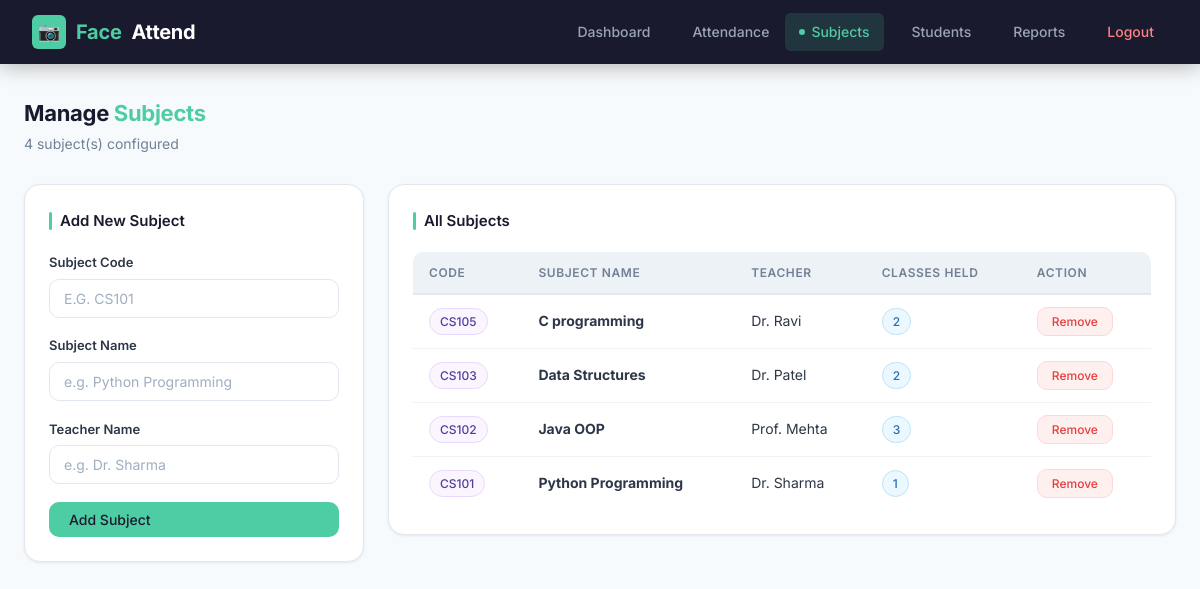
The page /subjects (signed in) on the database its author committed.
### tables this page shows
CREATE TABLE subjects (
            id            INTEGER PRIMARY KEY AUTOINCREMENT,
            subject_code  TEXT    UNIQUE NOT NULL,
            subject_name  TEXT    NOT NULL,
            teacher_name  TEXT    NOT NULL,
            created_at    TEXT    NOT NULL
        );

### app.py (the view)
@app.route("/subjects")
@login_required
def subjects_page():
    subjects = get_all_subjects()
    totals   = {r["subject_code"]: r["total_classes"]
                for r in get_total_classes_per_subject()}
    return render_template("subjects.html", subjects=subjects, totals=totals)

### app.py (called while the page is built)
def login_required(f):
    from functools import wraps
    @wraps(f)
    def decorated(*args, **kwargs):
        if "logged_in" not in session:
            return redirect(url_for("login"))
        return f(*args, **kwargs)
    return decorated

### backend/database.py (called while the page is built)
def get_connection():
    conn = sqlite3.connect(DB_PATH)
    conn.row_factory = sqlite3.Row
    return conn

def get_all_subjects():
    conn = get_connection()
    cursor = conn.cursor()
    cursor.execute("SELECT * FROM subjects ORDER BY subject_name")
    subjects = cursor.fetchall()
    conn.close()
    return subjects

def get_total_classes_per_subject():
    conn = get_connection()
    cursor = conn.cursor()
    cursor.execute("""
        SELECT subject_code, subject_name, teacher_name,
               COUNT(DISTINCT date) AS total_classes
        FROM attendance
        GROUP BY subject_code
    """)
    data = cursor.fetchall()
    conn.close()
    return data

### templates/subjects.html (shortened to what this page needs)
{% extends "base.html" %}
{% block content %}
<div class="page-header">
  <div>
    <div class="page-title">Manage <span>Subjects</span></div>
    <div class="page-subtitle">{{ subjects|length }} subject(s) configured</div>
  </div>
</div>
<div class="admin-grid">
  <div class="card" style="margin-bottom:0">
    <div class="card-title">Add New Subject</div>
    <div class="form-group">
      <label>Subject Code</label>
      <input type="text" id="code" placeholder="e.g. CS101" style="text-transform:uppercase">
    </div>
    <div class="form-group">
      <label>Subject Name</label>
      <input type="text" id="name" placeholder="e.g. Python Programming">
    </div>
    <div class="form-group">
      <label>Teacher Name</label>
      <input type="text" id="teacher" placeholder="e.g. Dr. Sharma">
    </div>
    <button class="btn btn-primary" onclick="addSubject()" style="width:100%">Add Subject</button>
  </div>
  <div class="card" style="margin-bottom:0">
    <div class="card-title">All Subjects</div>
    {% if subjects %}
    <div class="table-wrap">
    <table>
      <thead>
        <tr><th>Code</th><th>Subject Name</th><th>Teacher</th><th>Classes Held</th><th>Action</th></tr>
      </thead>
      <tbody id="subject-table">
        {% for s in subjects %}
        <tr id="row-{{ s.subject_code }}">
          <td><span class="badge badge-purple">{{ s.subject_code }}</span></td>
          <td><strong>{{ s.subject_name }}</strong></td>
          <td>{{ s.teacher_name }}</td>
          <td><span class="badge badge-blue">{{ totals.get(s.subject_code, 0) }}</span></td>
          <td>
            <button class="btn btn-danger btn-sm"
              onclick="deleteSubject('{{ s.subject_code }}','{{ s.subject_name }}')">Remove</button>
          </td>
        </tr>
        {% endfor %}
      </tbody>
    </table>
    </div>
    {% else %}
    <div class="empty-state"><p>No subjects added yet.<br>Add subjects using the form.</p></div>
    {% endif %}
  </div>
</div>
{% endblock %}

### static/style.css (style rules this page uses)
*, *::before, *::after { margin: 0; padding: 0; box-sizing: border-box; }
:root { --primary: #4ecca3; --primary-dark: #38b28e; --primary-light: #e8faf4; --dark: #1a1a2e; --dark2: #16213e; --dark3: #0f3460; --text: #2d3748; --text-muted: #718096; --text-light: #a0aec0; --bg: #f7fafc; --bg2: #edf2f7; --white: #ffffff; --border: #e2e8f0; --shadow-sm: 0 1px 3px rgba(0,0,0,.08); --shadow: 0 4px 16px rgba(0,0,0,.08); --shadow-lg: 0 8px 32px rgba(0,0,0,.12); --radius-sm: 6px; --radius: 10px; --radius-lg: 16px; --radius-xl: 24px; --success: #48bb78; --danger: #fc8181; --warning: #f6ad55; --info: #63b3ed; }
html { scroll-behavior: smooth; }
body { font-family: 'Inter', 'Segoe UI', sans-serif; background: var(--bg); color: var(--text); min-height: 100vh; font-size: 15px; line-height: 1.6; }
.page-header { display: flex; align-items: center; justify-content: space-between; margin-bottom: 1.75rem; flex-wrap: wrap; gap: 1rem; }
.page-title { font-size: 22px; font-weight: 700; color: var(--dark); letter-spacing: -.3px; }
.page-title span { color: var(--primary); }
.page-subtitle { font-size: 14px; color: var(--text-muted); margin-top: 2px; }
.card { background: var(--white); border-radius: var(--radius-lg); padding: 1.5rem; box-shadow: var(--shadow-sm); border: 1px solid var(--border); margin-bottom: 1.5rem; transition: box-shadow .2s; }
.card-title { font-size: 15px; font-weight: 600; color: var(--dark); margin-bottom: 1.2rem; display: flex; align-items: center; gap: 8px; }
.card-title::before { content: ''; width: 3px; height: 18px; background: var(--primary); border-radius: 2px; display: inline-block; }
.btn { display: inline-flex; align-items: center; gap: 6px; padding: 9px 20px; border-radius: var(--radius); border: none; cursor: pointer; font-size: 14px; font-weight: 500; text-decoration: none; transition: all .18s; white-space: nowrap; font-family: inherit; }
.btn-primary { background: var(--primary); color: var(--dark); }
.btn-danger { background: #fff0f0; color: #e53e3e; border: 1px solid #fed7d7; }
.btn-sm { padding: 6px 14px; font-size: 12px; }
.table-wrap { overflow-x: auto; border-radius: var(--radius); }
table { width: 100%; border-collapse: collapse; font-size: 14px; }
thead tr { background: var(--bg2); border-bottom: 2px solid var(--border); }
th { padding: 11px 16px; text-align: left; font-weight: 600; color: var(--text-muted); font-size: 12px; text-transform: uppercase; letter-spacing: .05em; white-space: nowrap; }
td { padding: 12px 16px; border-bottom: 1px solid var(--bg2); color: var(--text); vertical-align: middle; }
tbody tr { transition: background .12s; }
tbody tr:last-child td { border-bottom: none; }
.badge { display: inline-flex; align-items: center; gap: 4px; padding: 3px 10px; border-radius: 20px; font-size: 12px; font-weight: 500; white-space: nowrap; }
.badge-blue { background: #ebf8ff; color: #2b6cb0; border: 1px solid #bee3f8; }
.badge-purple { background: #faf5ff; color: #553c9a; border: 1px solid #e9d8fd; }
.form-group { margin-bottom: 1.1rem; }
.form-group label { display: block; font-size: 13px; font-weight: 600; margin-bottom: 6px; color: var(--text); }
input[type="text"], input[type="password"], input[type="email"], input[type="date"], select, textarea { width: 100%; padding: 10px 14px; border: 1.5px solid var(--border); border-radius: var(--radius); font-size: 14px; font-family: inherit; color: var(--text); background: var(--white); outline: none; transition: border .18s, box-shadow .18s; }
input::placeholder { color: var(--text-light); }
.admin-grid { display: grid; grid-template-columns: 340px 1fr; gap: 1.5rem; align-items: start; }

### rows shown on the page
subjects: subject_code "CS105", subject_name "C programming", teacher_name "Dr. Ravi", get "2"
subjects: subject_code "CS103", subject_name "Data Structures", teacher_name "Dr. Patel", get "2"
subjects: subject_code "CS102", subject_name "Java OOP", teacher_name "Prof. Mehta", get "3"
subjects: subject_code "CS101", subject_name "Python Programming", teacher_name "Dr. Sharma", get "1"

### other values the page prints
{{ subjects|length }} "4"
